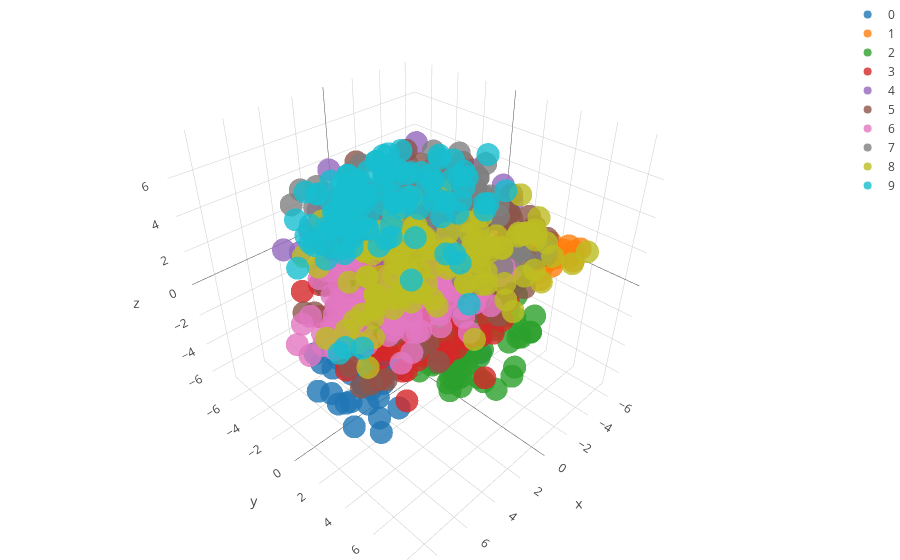

Notebook cell for this chart:
### Code cell
#### Let's plot the first 3 coordinates nonetheless.
####

coords_test= {z:[x for x in range(len(scores_labels)) if scores_labels[x] == z] for z in list(set(scores_labels))}

fig_data= [go.Scatter3d(
        x = features[coords_test[i],0],
        y = features[coords_test[i],1],
        z = features[coords_test[i],2],
        type='scatter3d',
        mode= "markers",
        name= i,
        marker= {
        'color': i,
        'line': {'width': 0},
        'size': 8,
        'symbol': 'circle',
      "opacity": .8
      }
    ) for i in coords_test.keys()]


layout = go.Layout(
    margin=dict(
        l=0,
        r=0,
        b=0,
        t=0
    )
)

fig = go.Figure(data=fig_data, layout=layout)
iplot(fig)
